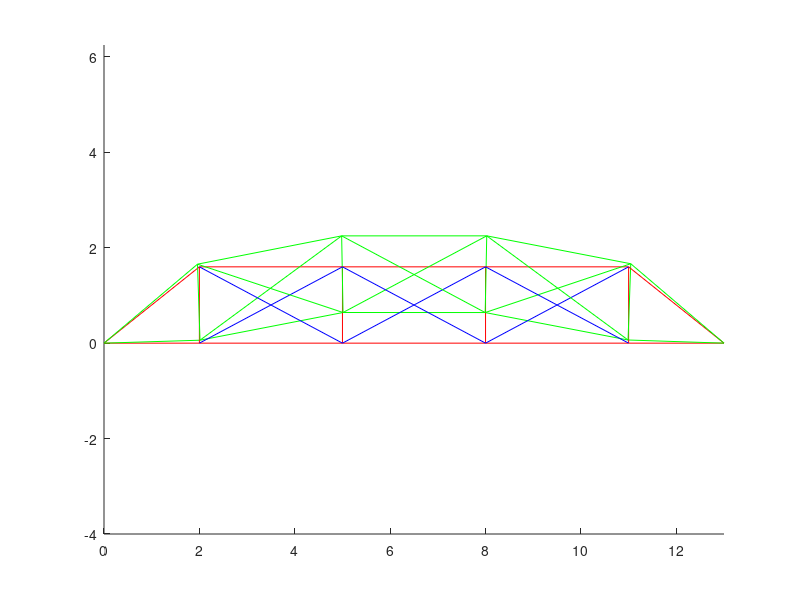

MATLAB code to generate this figure:
% Reseni prihradove konstrukce (predmet NLMECH)
%
% Stabilita prutu (teorie 2. radu)
%
clear; clc

% Dimenze ulohy (2 stupne volnosti:u,v, 2 uzly na prutu):
ndof=2   ;
puzlu=2 ;  

% ZADANI - material:
E=210e9 ;
A=0.1  ;

% ZADANI - geometrie:
uzly=[
0 0 ;
2 0 ;
5 0 ;
8 0 ;
11 0 ;
13 0
2 1.6;
5 1.6;
8 1.6;
11 1.6
];
pruty=[
1 2 0.1 0;
2 3 0.1 0;
3 4 0.1 0;
4 5 0.1 0;
5 6 0.1 0;
1 7 0.1 0;
2 7 0.1 0;
3 8 0.1 0;
4 9 0.1 0;
5 10 0.1 0;
6 10 0.1 0;
7 8 0.1 0;
8 9 0.1 0;
9 10 0.1 0;

2 8 0.01 0;
3 7 0.01 0;
3 9 0.01 0;
4 8 0.01 0;
4 10 0.01 0;
5 9 0.01 0];

nuzlu=size(uzly,1);
nprutu=size(pruty,1);

% ZADANI - podpory (uzel,smer,velikost):
podpory=[
1 1 0 ;
1 2 0  ;
6 1 0 ;
6 2 0 ];
npodpor=size(podpory,1);

% ZADANI - sily (uzel,smer,velikost):
sily=[
7 2 -10000 ;
9 2 -10000 ;
10 1 5000 ];
nsil=size(sily,1);

% VYPOCET: --------------------------------

% Vypocet kodovych cisel:
kcis=zeros(nprutu,ndof*puzlu);
for i=1:nprutu
  for j=1:puzlu
    for k=1:ndof
      kcis(i, ((j-1)*ndof+k))=(pruty(i,j)-1)*ndof+k ;
    end
  end
end

% Nulovani matic a vektoru:
velikost = nuzlu*ndof;

K = zeros(velikost);
M = zeros(velikost);
u = zeros(velikost,1);
F = zeros(velikost,1);

% Sestaveni a lokalizace matic tuhosti:
for i=1:nprutu
  % Delka prutu
  dx2 = (uzly(pruty(i,1),1)-uzly(pruty(i,2),1))^2;
  dy2 = (uzly(pruty(i,1),2)-uzly(pruty(i,2),2))^2;
  L = sqrt(dx2 + dy2);

  % Matice tuhosti:
  S=[1 0 ; 1 L];
  B=[0 1];
  
  Si=inv(S);
  A = pruty(i,3); % Toto je nove pro NLM
  Kel=A*L*Si'*B'*E*B*Si;
  Keg=[Kel(1,1) 0 Kel(1,2) 0 ;
      0 0 0 0 ;
      Kel(2,1) 0 Kel(2,2) 0
      0 0 0 0 ];
  
  % Transformace:
  s = (uzly(pruty(i,2),2)-uzly(pruty(i,1),2))/L;
  c = (uzly(pruty(i,2),1)-uzly(pruty(i,1),1))/L;
  T = [ c s 0 0 ; -s c 0 0 ; 
        0 0 c s ; 0 0 -s c ] ;
  Ke = T' * Keg * T;
  
	% Samotna lokalizace:
  for j=1:(puzlu*ndof)
    for k=1:(puzlu*ndof)
      K(kcis(i,j),kcis(i,k)) = K(kcis(i,j),kcis(i,k))+Ke(j,k);
    end
  end
end

% Zatizeni:
for i=1:nsil
  iuz=sily(i,1);
  ismer=sily(i,2);
  pos = (ndof*(iuz-1))+ismer;
  F(pos) = F(pos)+sily(i,3);
end

% Podpory:
for i=1:npodpor
  iuz=podpory(i,1);
  ismer=podpory(i,2);
  pos = (ndof*(iuz-1))+ismer;
  u(pos) = u(pos)+podpory(i,3);
  for j=1:velikost
    K(pos,j) = 0.0 ;
    K(j,pos) = 0.0 ;
  end
  K(pos,pos) = 1.0 ;
end

% RESENI soustavy rovnic:
u=K\F;

gmult = 0.025*max(uzly(:))/max(u); % kvuli grafice

% Vypocet vysledku na prutech:
for i=1:nprutu
	ue  = zeros(puzlu*ndof,1);

	% Ziskani lokalnich vektoru deformaci:
	for j=1:(puzlu*ndof)
		ue(j) = u(kcis(i,j));
	end

  % CV3 zapocitani deformaci konstrukce do sourdnic uzlu:
  uzly(pruty(i,1),1) = uzly(pruty(i,1),1) +  ue(1) ;
  uzly(pruty(i,1),2) = uzly(pruty(i,1),2) +  ue(2) ;
  uzly(pruty(i,2),1) = uzly(pruty(i,2),1) +  ue(3) ;
  uzly(pruty(i,2),2) = uzly(pruty(i,2),2) +  ue(4) ;

  % Transformace:
  dx2 = (uzly(pruty(i,1),1)-uzly(pruty(i,2),1))^2;
  dy2 = (uzly(pruty(i,1),2)-uzly(pruty(i,2),2))^2;
  L = sqrt(dx2 + dy2);

  s = (uzly(pruty(i,2),2)-uzly(pruty(i,1),2))/L;
  c = (uzly(pruty(i,2),1)-uzly(pruty(i,1),1))/L;
  T = [ c s 0 0 ; -s c 0 0 ; 
        0 0 c s ; 0 0 -s c ] ;
  uel = T * ue;

  % Matice tuhosti (jen lokalni):
  S=[1 0 ; 1 L];
  B=[0 1];
  Si=inv(S);
  A = pruty(i,3); % Toto je nove pro NLM
  Kel=A*L*Si'*B'*E*B*Si;
  Kelb=[Kel(1,1) 0 Kel(1,2) 0 ;
      0 0 0 0 ;
      Kel(2,1) 0 Kel(2,2) 0
      0 0 0 0 ];
	
  % sily v prutech:
  Fe = Kelb * uel;
  N = Fe(1);

  % CV5 geometricka matice dle prednasky:
  Me = (N/L)*[ 0  0  0  0 ;
               0  1  0 -1 ;
               0  0  0  0 ;
               0 -1  0  1 ];
  Mg = T' * Me * T;
  
  for j=1:(puzlu*ndof)
    for k=1:(puzlu*ndof)
      M(kcis(i,j),kcis(i,k)) = M(kcis(i,j),kcis(i,k))+Mg(j,k);
    end
  end
  
  % Kvuli kresleni:
    souradnice(:,:,i)=[
        uzly(pruty(i,1),1) uzly(pruty(i,1),2) ;
        uzly(pruty(i,2),1) uzly(pruty(i,2),2) ];
end

% CV5 vypocet vlastnich cisel (mocnina nasobitele zatizeni):
% Podpory:
for i=1:npodpor
	iuz=podpory(i,1);
	ismer=podpory(i,2);
	pos = (ndof*(iuz-1))+ismer;
	for j=1:velikost
    M(pos,j) = 0.0 ;
    M(j,pos) = 0.0 ;
  end
	M(pos,pos) = 1.0 ;
end

[v,d] = eig(K, M); % Nefunguje v Octave 2.x :-(

D=diag(d);
disp('Nasobitel zatizeni je:')
dd = D(1);
di = 0;
for iy=1:size(D,1)
    if D(iy) < dd
        if (D(iy)) > 0
            if D(iy) == 1.0
                % nic...
            else
              dd = D(iy);
              di = iy ;
            end
        end
    end
end
dd

% CV5 deformovana konstrukce
gmult = 0.05*max(uzly(:))/max(v(:)); % kvuli grafice

for i=1:nprutu
	ue  = zeros(puzlu*ndof,1);
    
    ue(1) = v(2*pruty(i,1)-1,di);
    ue(2) = v(2*pruty(i,1),di);
    ue(3) = v(2*pruty(i,2)-1,di);
    ue(4) = v(2*pruty(i,2),di);
    ue;
    souradnicedef(:,:,i)=[
        uzly(pruty(i,1),1)+ue(1)*gmult uzly(pruty(i,1),2)+ue(2)*gmult ;
        uzly(pruty(i,2),1)+ue(3)*gmult uzly(pruty(i,2),2)+ue(4)*gmult ];
end

 % Grafika - vykresleni konstrukce:
 hold on
 for i=1:nprutu
   if pruty(i,3) > 0.05
     % tvar konstrukce:
     plot(souradnice(:,1,i),souradnice(:,2,i),'-r');
     % vykresleni deformaci:
     plot(souradnicedef(:,1,i),souradnicedef(:,2,i),'-g');
   else
     if pruty(i,4) < 1
       % tvar konstrukce:
       plot(souradnice(:,1,i),souradnice(:,2,i),'-b');
       % vykresleni deformaci:
       plot(souradnicedef(:,1,i),souradnicedef(:,2,i),'-g');
     else
       plot(souradnice(:,1,i),souradnice(:,2,i),'-y');
     end
   end
 end
 axis equal
 hold off
